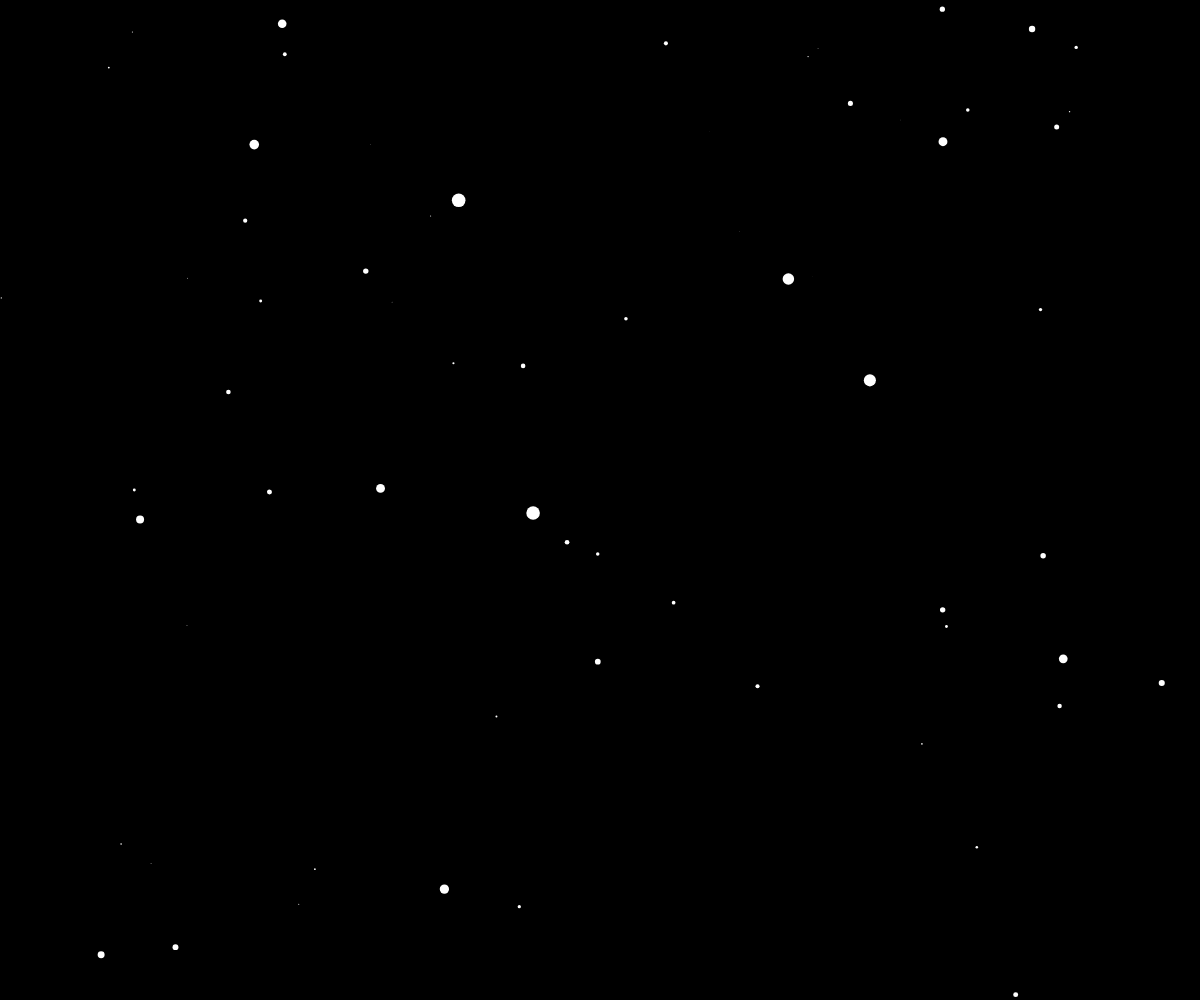
Frame 1 (no input)
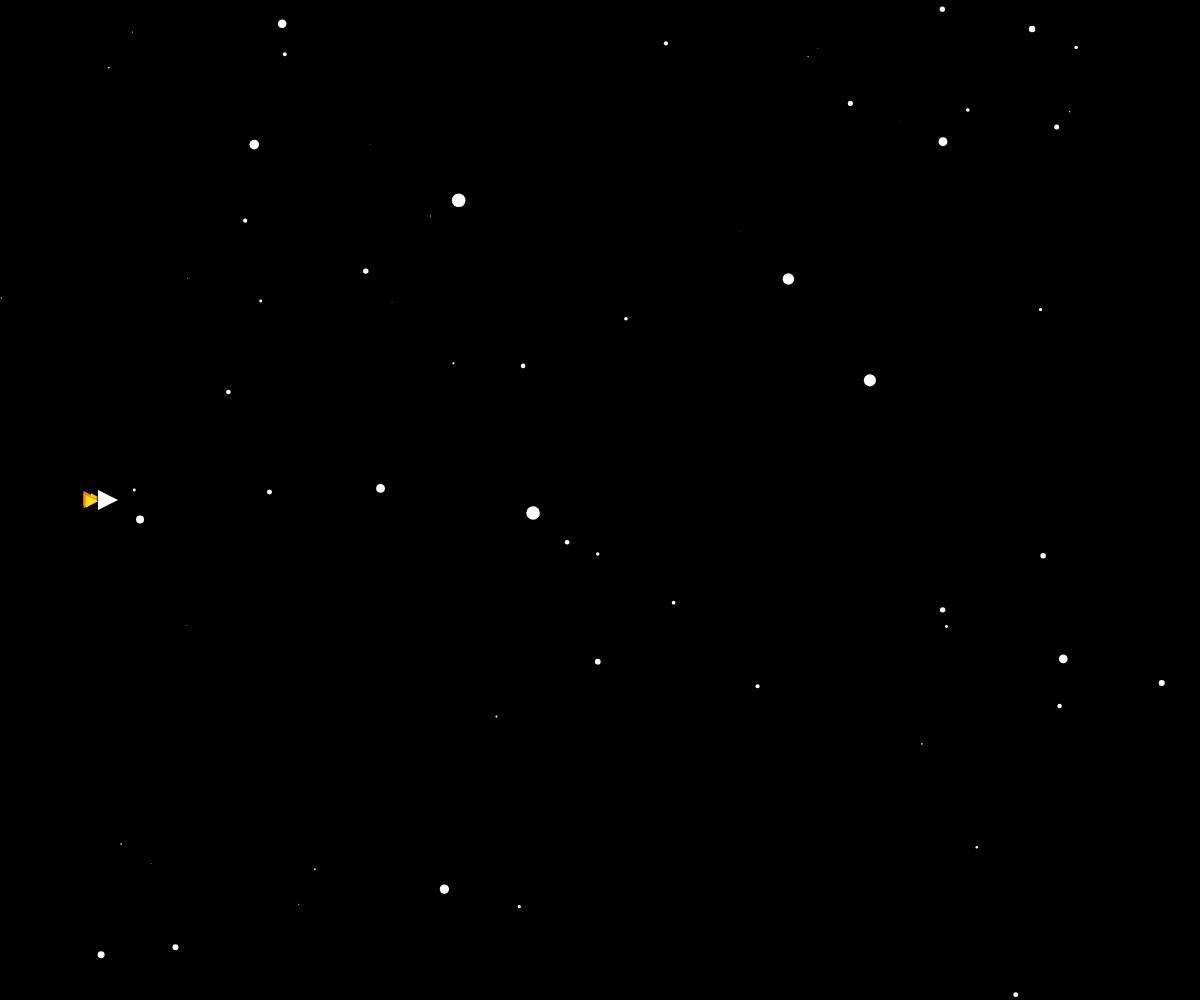
Frame 60 (no input)
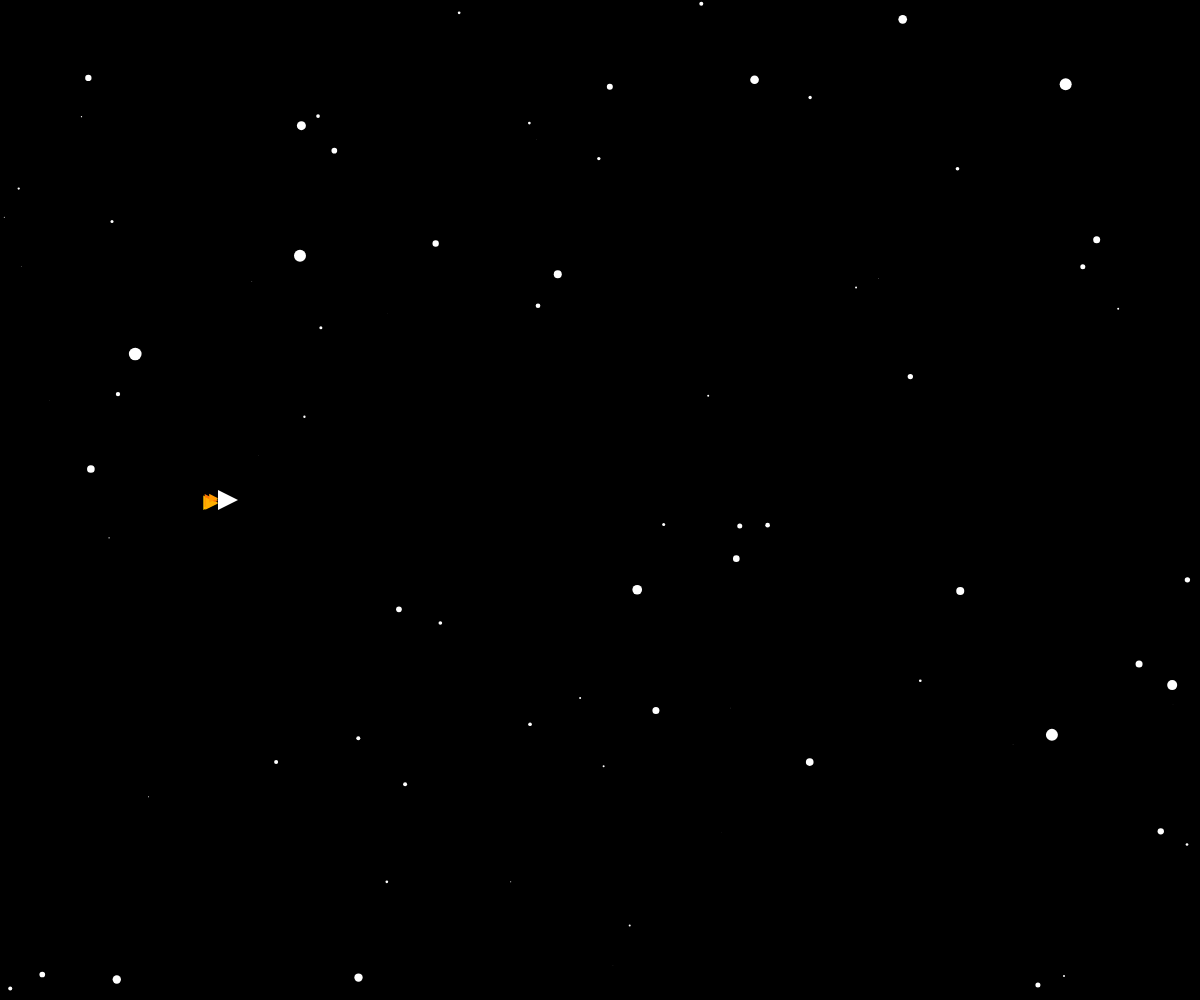
Frame 120 (the mouse pressed at the canvas centre since frame 60)

The p5.js sketch that drew these frames (run headless with seeded random() and noise() and a simulated clock; from frame 60 on, the mouse is pressed at the canvas centre):

// p5.js sketch
// ── sketch.js
let stars = [];
let numStars = 800;
let spaceshipX;
let spaceshipSpeed = 2;

class Star {
    constructor() {
        this.x = random(-width, width);
        this.y = random(-height, height);
        this.z = random(width);
    }

    update() {
        this.z = this.z - speed;
        if (this.z < 1) {
            this.z = width;
            this.x = random(-width, width);
            this.y = random(-height, height);
        }
    }

    show() {
        fill(255);
        noStroke();

        let sx = map(this.x / this.z, 0, 1, 0, width);
        let sy = map(this.y / this.z, 0, 1, 0, height);

        let r = map(this.z, 0, width, 16, 0);
        ellipse(sx, sy, r, r);
    }
}

function setup() {
    createCanvas(windowWidth, windowHeight);
    for (let i = 0; i < numStars; i++) {
        stars[i] = new Star();
    }
    spaceshipX = 0;
}

function draw() {
  speed = map(mouseX, 0, width, 0, 50);
  background(0);
  translate(width / 2, height / 2);
  for (let star of stars) {
      star.update();
      star.show();
  }
  translate(-width / 2, -height / 2);

  fill(255);
  triangle(spaceshipX, height / 2, spaceshipX - 20, height / 2 + 10, spaceshipX - 20, height / 2 - 10);

  // Animated Flames
  for (let i = 0; i < 5; i++) {
      let flameSize = random(5, 15);
      let flameYOffset = random(-5, 5);
      fill(255, random(100, 255), 0); // Random orange-red color
      triangle(spaceshipX - 20, height / 2 + flameYOffset, spaceshipX - 20 - flameSize, height / 2 + flameYOffset + flameSize / 2, spaceshipX - 20 - flameSize, height / 2 + flameYOffset - flameSize / 2);
  }

  spaceshipX += spaceshipSpeed;
  if (spaceshipX > width) {
      spaceshipX = 0;
  }
}
